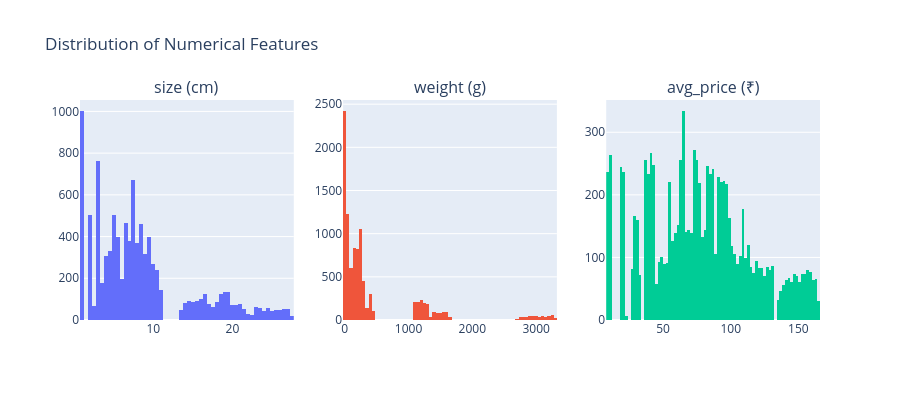
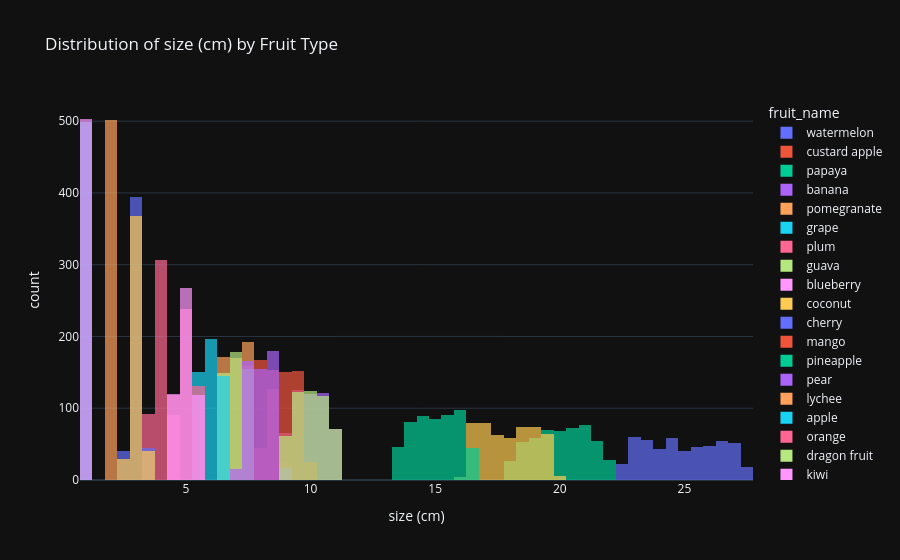
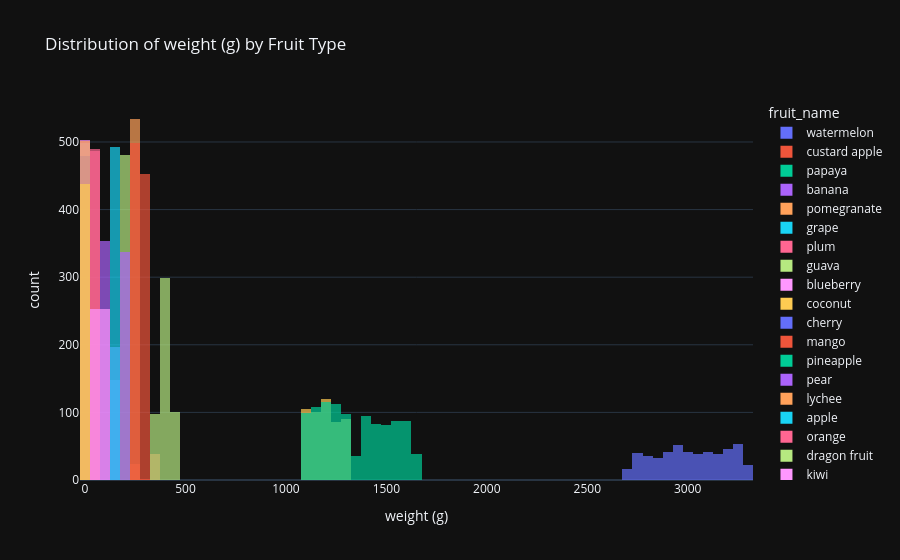
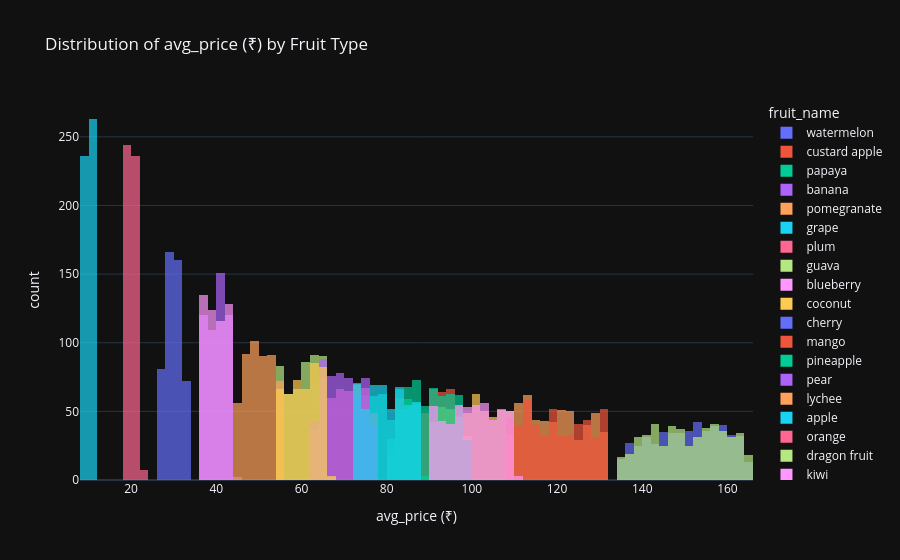

Source (notebook cell) for these figures, in order:
### Markdown cell above
## 4. Visualize Numerical Features

Create histograms for numerical features like size, weight, and price, colored by fruit name.

### Code cell
# Visualize Numerical Features
numerical_features = ['size (cm)', 'weight (g)', 'avg_price (₹)']

fig = make_subplots(rows=1, cols=3, subplot_titles=numerical_features)

for i, feature in enumerate(numerical_features):
    fig.add_trace(
        go.Histogram(x=fruit_data[feature], name=feature, showlegend=False),
        row=1, col=i+1
    )

fig.update_layout(title_text="Distribution of Numerical Features", height=400)
fig.show()

# Individual histograms colored by fruit
for feature in numerical_features:
    fig = px.histogram(fruit_data, x=feature, color='fruit_name', 
                       title=f"Distribution of {feature} by Fruit Type",
                       barmode='overlay', opacity=0.7)
    fig.show()

### Figure 1 — Plotly figure (JSON) as saved in the notebook; plotly's stock layout.template omitted (floating-point values rounded to 4 significant figures; data arrays with more than 128 entries replaced by an {"elided": "..."} marker saying what was removed)
{"data": [{"name": "size (cm)", "showlegend": false, "type": "histogram", "x": {"elided": "10000 float values"}, "xaxis": "x", "yaxis": "y"}, {"name": "weight (g)", "showlegend": false, "type": "histogram", "x": {"elided": "10000 float values"}, "xaxis": "x2", "yaxis": "y2"}, {"name": "avg_price (₹)", "showlegend": false, "type": "histogram", "x": {"elided": "10000 float values"}, "xaxis": "x3", "yaxis": "y3"}], "layout": {"annotations": [{"font": {"size": 16}, "showarrow": false, "text": "size (cm)", "x": 0.1444, "xanchor": "center", "xref": "paper", "y": 1, "yanchor": "bottom", "yref": "paper"}, {"font": {"size": 16}, "showarrow": false, "text": "weight (g)", "x": 0.5, "xanchor": "center", "xref": "paper", "y": 1, "yanchor": "bottom", "yref": "paper"}, {"font": {"size": 16}, "showarrow": false, "text": "avg_price (₹)", "x": 0.8556, "xanchor": "center", "xref": "paper", "y": 1, "yanchor": "bottom", "yref": "paper"}], "height": 400, "title": {"text": "Distribution of Numerical Features"}, "xaxis": {"anchor": "y", "domain": [0, 0.2889]}, "xaxis2": {"anchor": "y2", "domain": [0.3556, 0.6444]}, "xaxis3": {"anchor": "y3", "domain": [0.7111, 1]}, "yaxis": {"anchor": "x", "domain": [0, 1]}, "yaxis2": {"anchor": "x2", "domain": [0, 1]}, "yaxis3": {"anchor": "x3", "domain": [0, 1]}}}

### Figure 2 — Plotly figure (JSON) as saved in the notebook; plotly's stock layout.template omitted (floating-point values rounded to 4 significant figures; data arrays with more than 128 entries replaced by an {"elided": "..."} marker saying what was removed)
{"data": [{"bingroup": "x", "hovertemplate": "fruit_name=watermelon<br>size (cm)=%{x}<br>count=%{y}<extra></extra>", "legendgroup": "watermelon", "marker": {"color": "#636efa", "opacity": 0.7, "pattern": {"shape": ""}}, "name": "watermelon", "orientation": "v", "showlegend": true, "type": "histogram", "x": {"elided": "498 float values"}, "xaxis": "x", "yaxis": "y"}, {"bingroup": "x", "hovertemplate": "fruit_name=custard apple<br>size (cm)=%{x}<br>count=%{y}<extra></extra>", "legendgroup": "custard apple", "marker": {"color": "#EF553B", "opacity": 0.7, "pattern": {"shape": ""}}, "name": "custard apple", "orientation": "v", "showlegend": true, "type": "histogram", "x": {"elided": "516 float values"}, "xaxis": "x", "yaxis": "y"}, {"bingroup": "x", "hovertemplate": "fruit_name=papaya<br>size (cm)=%{x}<br>count=%{y}<extra></extra>", "legendgroup": "papaya", "marker": {"color": "#00cc96", "opacity": 0.7, "pattern": {"shape": ""}}, "name": "papaya", "orientation": "v", "showlegend": true, "type": "histogram", "x": {"elided": "509 float values"}, "xaxis": "x", "yaxis": "y"}, {"bingroup": "x", "hovertemplate": "fruit_name=banana<br>size (cm)=%{x}<br>count=%{y}<extra></extra>", "legendgroup": "banana", "marker": {"color": "#ab63fa", "opacity": 0.7, "pattern": {"shape": ""}}, "name": "banana", "orientation": "v", "showlegend": true, "type": "histogram", "x": {"elided": "502 float values"}, "xaxis": "x", "yaxis": "y"}, {"bingroup": "x", "hovertemplate": "fruit_name=pomegranate<br>size (cm)=%{x}<br>count=%{y}<extra></extra>", "legendgroup": "pomegranate", "marker": {"color": "#FFA15A", "opacity": 0.7, "pattern": {"shape": ""}}, "name": "pomegranate", "orientation": "v", "showlegend": true, "type": "histogram", "x": {"elided": "534 float values"}, "xaxis": "x", "yaxis": "y"}, {"bingroup": "x", "hovertemplate": "fruit_name=grape<br>size (cm)=%{x}<br>count=%{y}<extra></extra>", "legendgroup": "grape", "marker": {"color": "#19d3f3", "opacity": 0.7, "pattern": {"shape": ""}}, "name": "grape", "orientation": "v", "showlegend": true, "type": "histogram", "x": {"elided": "499 float values"}, "xaxis": "x", "yaxis": "y"}, {"bingroup": "x", "hovertemplate": "fruit_name=plum<br>size (cm)=%{x}<br>count=%{y}<extra></extra>", "legendgroup": "plum", "marker": {"color": "#FF6692", "opacity": 0.7, "pattern": {"shape": ""}}, "name": "plum", "orientation": "v", "showlegend": true, "type": "histogram", "x": {"elided": "489 float values"}, "xaxis": "x", "yaxis": "y"}, {"bingroup": "x", "hovertemplate": "fruit_name=guava<br>size (cm)=%{x}<br>count=%{y}<extra></extra>", "legendgroup": "guava", "marker": {"color": "#B6E880", "opacity": 0.7, "pattern": {"shape": ""}}, "name": "guava", "orientation": "v", "showlegend": true, "type": "histogram", "x": {"elided": "481 float values"}, "xaxis": "x", "yaxis": "y"}, {"bingroup": "x", "hovertemplate": "fruit_name=blueberry<br>size (cm)=%{x}<br>count=%{y}<extra></extra>", "legendgroup": "blueberry", "marker": {"color": "#FF97FF", "opacity": 0.7, "pattern": {"shape": ""}}, "name": "blueberry", "orientation": "v", "showlegend": true, "type": "histogram", "x": {"elided": "503 float values"}, "xaxis": "x", "yaxis": "y"}, {"bingroup": "x", "hovertemplate": "fruit_name=coconut<br>size (cm)=%{x}<br>count=%{y}<extra></extra>", "legendgroup": "coconut", "marker": {"color": "#FECB52", "opacity": 0.7, "pattern": {"shape": ""}}, "name": "coconut", "orientation": "v", "showlegend": true, "type": "histogram", "x": {"elided": "502 float values"}, "xaxis": "x", "yaxis": "y"}, {"bingroup": "x", "hovertemplate": "fruit_name=cherry<br>size (cm)=%{x}<br>count=%{y}<extra></extra>", "legendgroup": "cherry", "marker": {"color": "#636efa", "opacity": 0.7, "pattern": {"shape": ""}}, "name": "cherry", "orientation": "v", "showlegend": true, "type": "histogram", "x": {"elided": "479 float values"}, "xaxis": "x", "yaxis": "y"}, {"bingroup": "x", "hovertemplate": "fruit_name=mango<br>size (cm)=%{x}<br>count=%{y}<extra></extra>", "legendgroup": "mango", "marker": {"color": "#EF553B", "opacity": 0.7, "pattern": {"shape": ""}}, "name": "mango", "orientation": "v", "showlegend": true, "type": "histogram", "x": {"elided": "500 float values"}, "xaxis": "x", "yaxis": "y"}, {"bingroup": "x", "hovertemplate": "fruit_name=pineapple<br>size (cm)=%{x}<br>count=%{y}<extra></extra>", "legendgroup": "pineapple", "marker": {"color": "#00cc96", "opacity": 0.7, "pattern": {"shape": ""}}, "name": "pineapple", "orientation": "v", "showlegend": true, "type": "histogram", "x": {"elided": "533 float values"}, "xaxis": "x", "yaxis": "y"}, {"bingroup": "x", "hovertemplate": "fruit_name=pear<br>size (cm)=%{x}<br>count=%{y}<extra></extra>", "legendgroup": "pear", "marker": {"color": "#ab63fa", "opacity": 0.7, "pattern": {"shape": ""}}, "name": "pear", "orientation": "v", "showlegend": true, "type": "histogram", "x": {"elided": "534 float values"}, "xaxis": "x", "yaxis": "y"}, {"bingroup": "x", "hovertemplate": "fruit_name=lychee<br>size (cm)=%{x}<br>count=%{y}<extra></extra>", "legendgroup": "lychee", "marker": {"color": "#FFA15A", "opacity": 0.7, "pattern": {"shape": ""}}, "name": "lychee", "orientation": "v", "showlegend": true, "type": "histogram", "x": {"elided": "502 float values"}, "xaxis": "x", "yaxis": "y"}, {"bingroup": "x", "hovertemplate": "fruit_name=apple<br>size (cm)=%{x}<br>count=%{y}<extra></extra>", "legendgroup": "apple", "marker": {"color": "#19d3f3", "opacity": 0.7, "pattern": {"shape": ""}}, "name": "apple", "orientation": "v", "showlegend": true, "type": "histogram", "x": {"elided": "492 float values"}, "xaxis": "x", "yaxis": "y"}, {"bingroup": "x", "hovertemplate": "fruit_name=orange<br>size (cm)=%{x}<br>count=%{y}<extra></extra>", "legendgroup": "orange", "marker": {"color": "#FF6692", "opacity": 0.7, "pattern": {"shape": ""}}, "name": "orange", "orientation": "v", "showlegend": true, "type": "histogram", "x": {"elided": "487 float values"}, "xaxis": "x", "yaxis": "y"}, {"bingroup": "x", "hovertemplate": "fruit_name=dragon fruit<br>size (cm)=%{x}<br>count=%{y}<extra></extra>", "legendgroup": "dragon fruit", "marker": {"color": "#B6E880", "opacity": 0.7, "pattern": {"shape": ""}}, "name": "dragon fruit", "orientation": "v", "showlegend": true, "type": "histogram", "x": {"elided": "496 float values"}, "xaxis": "x", "yaxis": "y"}, {"bingroup": "x", "hovertemplate": "fruit_name=kiwi<br>size (cm)=%{x}<br>count=%{y}<extra></extra>", "legendgroup": "kiwi", "marker": {"color": "#FF97FF", "opacity": 0.7, "pattern": {"shape": ""}}, "name": "kiwi", "orientation": "v", "showlegend": true, "type": "histogram", "x": {"elided": "506 float values"}, "xaxis": "x", "yaxis": "y"}, {"bingroup": "x", "hovertemplate": "fruit_name=strawberry<br>size (cm)=%{x}<br>count=%{y}<extra></extra>", "legendgroup": "strawberry", "marker": {"color": "#FECB52", "opacity": 0.7, "pattern": {"shape": ""}}, "name": "strawberry", "orientation": "v", "showlegend": true, "type": "histogram", "x": {"elided": "438 float values"}, "xaxis": "x", "yaxis": "y"}], "layout": {"barmode": "overlay", "legend": {"title": {"text": "fruit_name"}, "tracegroupgap": 0}, "title": {"text": "Distribution of size (cm) by Fruit Type"}, "xaxis": {"anchor": "y", "domain": [0, 1], "title": {"text": "size (cm)"}}, "yaxis": {"anchor": "x", "domain": [0, 1], "title": {"text": "count"}}}}

### Figure 3 — Plotly figure (JSON) as saved in the notebook; plotly's stock layout.template omitted (floating-point values rounded to 4 significant figures; data arrays with more than 128 entries replaced by an {"elided": "..."} marker saying what was removed)
{"data": [{"bingroup": "x", "hovertemplate": "fruit_name=watermelon<br>weight (g)=%{x}<br>count=%{y}<extra></extra>", "legendgroup": "watermelon", "marker": {"color": "#636efa", "opacity": 0.7, "pattern": {"shape": ""}}, "name": "watermelon", "orientation": "v", "showlegend": true, "type": "histogram", "x": {"elided": "498 float values"}, "xaxis": "x", "yaxis": "y"}, {"bingroup": "x", "hovertemplate": "fruit_name=custard apple<br>weight (g)=%{x}<br>count=%{y}<extra></extra>", "legendgroup": "custard apple", "marker": {"color": "#EF553B", "opacity": 0.7, "pattern": {"shape": ""}}, "name": "custard apple", "orientation": "v", "showlegend": true, "type": "histogram", "x": {"elided": "516 float values"}, "xaxis": "x", "yaxis": "y"}, {"bingroup": "x", "hovertemplate": "fruit_name=papaya<br>weight (g)=%{x}<br>count=%{y}<extra></extra>", "legendgroup": "papaya", "marker": {"color": "#00cc96", "opacity": 0.7, "pattern": {"shape": ""}}, "name": "papaya", "orientation": "v", "showlegend": true, "type": "histogram", "x": {"elided": "509 float values"}, "xaxis": "x", "yaxis": "y"}, {"bingroup": "x", "hovertemplate": "fruit_name=banana<br>weight (g)=%{x}<br>count=%{y}<extra></extra>", "legendgroup": "banana", "marker": {"color": "#ab63fa", "opacity": 0.7, "pattern": {"shape": ""}}, "name": "banana", "orientation": "v", "showlegend": true, "type": "histogram", "x": {"elided": "502 float values"}, "xaxis": "x", "yaxis": "y"}, {"bingroup": "x", "hovertemplate": "fruit_name=pomegranate<br>weight (g)=%{x}<br>count=%{y}<extra></extra>", "legendgroup": "pomegranate", "marker": {"color": "#FFA15A", "opacity": 0.7, "pattern": {"shape": ""}}, "name": "pomegranate", "orientation": "v", "showlegend": true, "type": "histogram", "x": {"elided": "534 float values"}, "xaxis": "x", "yaxis": "y"}, {"bingroup": "x", "hovertemplate": "fruit_name=grape<br>weight (g)=%{x}<br>count=%{y}<extra></extra>", "legendgroup": "grape", "marker": {"color": "#19d3f3", "opacity": 0.7, "pattern": {"shape": ""}}, "name": "grape", "orientation": "v", "showlegend": true, "type": "histogram", "x": {"elided": "499 float values"}, "xaxis": "x", "yaxis": "y"}, {"bingroup": "x", "hovertemplate": "fruit_name=plum<br>weight (g)=%{x}<br>count=%{y}<extra></extra>", "legendgroup": "plum", "marker": {"color": "#FF6692", "opacity": 0.7, "pattern": {"shape": ""}}, "name": "plum", "orientation": "v", "showlegend": true, "type": "histogram", "x": {"elided": "489 float values"}, "xaxis": "x", "yaxis": "y"}, {"bingroup": "x", "hovertemplate": "fruit_name=guava<br>weight (g)=%{x}<br>count=%{y}<extra></extra>", "legendgroup": "guava", "marker": {"color": "#B6E880", "opacity": 0.7, "pattern": {"shape": ""}}, "name": "guava", "orientation": "v", "showlegend": true, "type": "histogram", "x": {"elided": "481 float values"}, "xaxis": "x", "yaxis": "y"}, {"bingroup": "x", "hovertemplate": "fruit_name=blueberry<br>weight (g)=%{x}<br>count=%{y}<extra></extra>", "legendgroup": "blueberry", "marker": {"color": "#FF97FF", "opacity": 0.7, "pattern": {"shape": ""}}, "name": "blueberry", "orientation": "v", "showlegend": true, "type": "histogram", "x": {"elided": "503 float values"}, "xaxis": "x", "yaxis": "y"}, {"bingroup": "x", "hovertemplate": "fruit_name=coconut<br>weight (g)=%{x}<br>count=%{y}<extra></extra>", "legendgroup": "coconut", "marker": {"color": "#FECB52", "opacity": 0.7, "pattern": {"shape": ""}}, "name": "coconut", "orientation": "v", "showlegend": true, "type": "histogram", "x": {"elided": "502 float values"}, "xaxis": "x", "yaxis": "y"}, {"bingroup": "x", "hovertemplate": "fruit_name=cherry<br>weight (g)=%{x}<br>count=%{y}<extra></extra>", "legendgroup": "cherry", "marker": {"color": "#636efa", "opacity": 0.7, "pattern": {"shape": ""}}, "name": "cherry", "orientation": "v", "showlegend": true, "type": "histogram", "x": {"elided": "479 float values"}, "xaxis": "x", "yaxis": "y"}, {"bingroup": "x", "hovertemplate": "fruit_name=mango<br>weight (g)=%{x}<br>count=%{y}<extra></extra>", "legendgroup": "mango", "marker": {"color": "#EF553B", "opacity": 0.7, "pattern": {"shape": ""}}, "name": "mango", "orientation": "v", "showlegend": true, "type": "histogram", "x": {"elided": "500 float values"}, "xaxis": "x", "yaxis": "y"}, {"bingroup": "x", "hovertemplate": "fruit_name=pineapple<br>weight (g)=%{x}<br>count=%{y}<extra></extra>", "legendgroup": "pineapple", "marker": {"color": "#00cc96", "opacity": 0.7, "pattern": {"shape": ""}}, "name": "pineapple", "orientation": "v", "showlegend": true, "type": "histogram", "x": {"elided": "533 float values"}, "xaxis": "x", "yaxis": "y"}, {"bingroup": "x", "hovertemplate": "fruit_name=pear<br>weight (g)=%{x}<br>count=%{y}<extra></extra>", "legendgroup": "pear", "marker": {"color": "#ab63fa", "opacity": 0.7, "pattern": {"shape": ""}}, "name": "pear", "orientation": "v", "showlegend": true, "type": "histogram", "x": {"elided": "534 float values"}, "xaxis": "x", "yaxis": "y"}, {"bingroup": "x", "hovertemplate": "fruit_name=lychee<br>weight (g)=%{x}<br>count=%{y}<extra></extra>", "legendgroup": "lychee", "marker": {"color": "#FFA15A", "opacity": 0.7, "pattern": {"shape": ""}}, "name": "lychee", "orientation": "v", "showlegend": true, "type": "histogram", "x": {"elided": "502 float values"}, "xaxis": "x", "yaxis": "y"}, {"bingroup": "x", "hovertemplate": "fruit_name=apple<br>weight (g)=%{x}<br>count=%{y}<extra></extra>", "legendgroup": "apple", "marker": {"color": "#19d3f3", "opacity": 0.7, "pattern": {"shape": ""}}, "name": "apple", "orientation": "v", "showlegend": true, "type": "histogram", "x": {"elided": "492 float values"}, "xaxis": "x", "yaxis": "y"}, {"bingroup": "x", "hovertemplate": "fruit_name=orange<br>weight (g)=%{x}<br>count=%{y}<extra></extra>", "legendgroup": "orange", "marker": {"color": "#FF6692", "opacity": 0.7, "pattern": {"shape": ""}}, "name": "orange", "orientation": "v", "showlegend": true, "type": "histogram", "x": {"elided": "487 float values"}, "xaxis": "x", "yaxis": "y"}, {"bingroup": "x", "hovertemplate": "fruit_name=dragon fruit<br>weight (g)=%{x}<br>count=%{y}<extra></extra>", "legendgroup": "dragon fruit", "marker": {"color": "#B6E880", "opacity": 0.7, "pattern": {"shape": ""}}, "name": "dragon fruit", "orientation": "v", "showlegend": true, "type": "histogram", "x": {"elided": "496 float values"}, "xaxis": "x", "yaxis": "y"}, {"bingroup": "x", "hovertemplate": "fruit_name=kiwi<br>weight (g)=%{x}<br>count=%{y}<extra></extra>", "legendgroup": "kiwi", "marker": {"color": "#FF97FF", "opacity": 0.7, "pattern": {"shape": ""}}, "name": "kiwi", "orientation": "v", "showlegend": true, "type": "histogram", "x": {"elided": "506 float values"}, "xaxis": "x", "yaxis": "y"}, {"bingroup": "x", "hovertemplate": "fruit_name=strawberry<br>weight (g)=%{x}<br>count=%{y}<extra></extra>", "legendgroup": "strawberry", "marker": {"color": "#FECB52", "opacity": 0.7, "pattern": {"shape": ""}}, "name": "strawberry", "orientation": "v", "showlegend": true, "type": "histogram", "x": {"elided": "438 float values"}, "xaxis": "x", "yaxis": "y"}], "layout": {"barmode": "overlay", "legend": {"title": {"text": "fruit_name"}, "tracegroupgap": 0}, "title": {"text": "Distribution of weight (g) by Fruit Type"}, "xaxis": {"anchor": "y", "domain": [0, 1], "title": {"text": "weight (g)"}}, "yaxis": {"anchor": "x", "domain": [0, 1], "title": {"text": "count"}}}}

### Figure 4 — Plotly figure (JSON) as saved in the notebook; plotly's stock layout.template omitted (floating-point values rounded to 4 significant figures; data arrays with more than 128 entries replaced by an {"elided": "..."} marker saying what was removed)
{"data": [{"bingroup": "x", "hovertemplate": "fruit_name=watermelon<br>avg_price (₹)=%{x}<br>count=%{y}<extra></extra>", "legendgroup": "watermelon", "marker": {"color": "#636efa", "opacity": 0.7, "pattern": {"shape": ""}}, "name": "watermelon", "orientation": "v", "showlegend": true, "type": "histogram", "x": {"elided": "498 float values"}, "xaxis": "x", "yaxis": "y"}, {"bingroup": "x", "hovertemplate": "fruit_name=custard apple<br>avg_price (₹)=%{x}<br>count=%{y}<extra></extra>", "legendgroup": "custard apple", "marker": {"color": "#EF553B", "opacity": 0.7, "pattern": {"shape": ""}}, "name": "custard apple", "orientation": "v", "showlegend": true, "type": "histogram", "x": {"elided": "516 float values"}, "xaxis": "x", "yaxis": "y"}, {"bingroup": "x", "hovertemplate": "fruit_name=papaya<br>avg_price (₹)=%{x}<br>count=%{y}<extra></extra>", "legendgroup": "papaya", "marker": {"color": "#00cc96", "opacity": 0.7, "pattern": {"shape": ""}}, "name": "papaya", "orientation": "v", "showlegend": true, "type": "histogram", "x": {"elided": "509 float values"}, "xaxis": "x", "yaxis": "y"}, {"bingroup": "x", "hovertemplate": "fruit_name=banana<br>avg_price (₹)=%{x}<br>count=%{y}<extra></extra>", "legendgroup": "banana", "marker": {"color": "#ab63fa", "opacity": 0.7, "pattern": {"shape": ""}}, "name": "banana", "orientation": "v", "showlegend": true, "type": "histogram", "x": {"elided": "502 float values"}, "xaxis": "x", "yaxis": "y"}, {"bingroup": "x", "hovertemplate": "fruit_name=pomegranate<br>avg_price (₹)=%{x}<br>count=%{y}<extra></extra>", "legendgroup": "pomegranate", "marker": {"color": "#FFA15A", "opacity": 0.7, "pattern": {"shape": ""}}, "name": "pomegranate", "orientation": "v", "showlegend": true, "type": "histogram", "x": {"elided": "534 float values"}, "xaxis": "x", "yaxis": "y"}, {"bingroup": "x", "hovertemplate": "fruit_name=grape<br>avg_price (₹)=%{x}<br>count=%{y}<extra></extra>", "legendgroup": "grape", "marker": {"color": "#19d3f3", "opacity": 0.7, "pattern": {"shape": ""}}, "name": "grape", "orientation": "v", "showlegend": true, "type": "histogram", "x": {"elided": "499 float values"}, "xaxis": "x", "yaxis": "y"}, {"bingroup": "x", "hovertemplate": "fruit_name=plum<br>avg_price (₹)=%{x}<br>count=%{y}<extra></extra>", "legendgroup": "plum", "marker": {"color": "#FF6692", "opacity": 0.7, "pattern": {"shape": ""}}, "name": "plum", "orientation": "v", "showlegend": true, "type": "histogram", "x": {"elided": "489 float values"}, "xaxis": "x", "yaxis": "y"}, {"bingroup": "x", "hovertemplate": "fruit_name=guava<br>avg_price (₹)=%{x}<br>count=%{y}<extra></extra>", "legendgroup": "guava", "marker": {"color": "#B6E880", "opacity": 0.7, "pattern": {"shape": ""}}, "name": "guava", "orientation": "v", "showlegend": true, "type": "histogram", "x": {"elided": "481 float values"}, "xaxis": "x", "yaxis": "y"}, {"bingroup": "x", "hovertemplate": "fruit_name=blueberry<br>avg_price (₹)=%{x}<br>count=%{y}<extra></extra>", "legendgroup": "blueberry", "marker": {"color": "#FF97FF", "opacity": 0.7, "pattern": {"shape": ""}}, "name": "blueberry", "orientation": "v", "showlegend": true, "type": "histogram", "x": {"elided": "503 float values"}, "xaxis": "x", "yaxis": "y"}, {"bingroup": "x", "hovertemplate": "fruit_name=coconut<br>avg_price (₹)=%{x}<br>count=%{y}<extra></extra>", "legendgroup": "coconut", "marker": {"color": "#FECB52", "opacity": 0.7, "pattern": {"shape": ""}}, "name": "coconut", "orientation": "v", "showlegend": true, "type": "histogram", "x": {"elided": "502 float values"}, "xaxis": "x", "yaxis": "y"}, {"bingroup": "x", "hovertemplate": "fruit_name=cherry<br>avg_price (₹)=%{x}<br>count=%{y}<extra></extra>", "legendgroup": "cherry", "marker": {"color": "#636efa", "opacity": 0.7, "pattern": {"shape": ""}}, "name": "cherry", "orientation": "v", "showlegend": true, "type": "histogram", "x": {"elided": "479 float values"}, "xaxis": "x", "yaxis": "y"}, {"bingroup": "x", "hovertemplate": "fruit_name=mango<br>avg_price (₹)=%{x}<br>count=%{y}<extra></extra>", "legendgroup": "mango", "marker": {"color": "#EF553B", "opacity": 0.7, "pattern": {"shape": ""}}, "name": "mango", "orientation": "v", "showlegend": true, "type": "histogram", "x": {"elided": "500 float values"}, "xaxis": "x", "yaxis": "y"}, {"bingroup": "x", "hovertemplate": "fruit_name=pineapple<br>avg_price (₹)=%{x}<br>count=%{y}<extra></extra>", "legendgroup": "pineapple", "marker": {"color": "#00cc96", "opacity": 0.7, "pattern": {"shape": ""}}, "name": "pineapple", "orientation": "v", "showlegend": true, "type": "histogram", "x": {"elided": "533 float values"}, "xaxis": "x", "yaxis": "y"}, {"bingroup": "x", "hovertemplate": "fruit_name=pear<br>avg_price (₹)=%{x}<br>count=%{y}<extra></extra>", "legendgroup": "pear", "marker": {"color": "#ab63fa", "opacity": 0.7, "pattern": {"shape": ""}}, "name": "pear", "orientation": "v", "showlegend": true, "type": "histogram", "x": {"elided": "534 float values"}, "xaxis": "x", "yaxis": "y"}, {"bingroup": "x", "hovertemplate": "fruit_name=lychee<br>avg_price (₹)=%{x}<br>count=%{y}<extra></extra>", "legendgroup": "lychee", "marker": {"color": "#FFA15A", "opacity": 0.7, "pattern": {"shape": ""}}, "name": "lychee", "orientation": "v", "showlegend": true, "type": "histogram", "x": {"elided": "502 float values"}, "xaxis": "x", "yaxis": "y"}, {"bingroup": "x", "hovertemplate": "fruit_name=apple<br>avg_price (₹)=%{x}<br>count=%{y}<extra></extra>", "legendgroup": "apple", "marker": {"color": "#19d3f3", "opacity": 0.7, "pattern": {"shape": ""}}, "name": "apple", "orientation": "v", "showlegend": true, "type": "histogram", "x": {"elided": "492 float values"}, "xaxis": "x", "yaxis": "y"}, {"bingroup": "x", "hovertemplate": "fruit_name=orange<br>avg_price (₹)=%{x}<br>count=%{y}<extra></extra>", "legendgroup": "orange", "marker": {"color": "#FF6692", "opacity": 0.7, "pattern": {"shape": ""}}, "name": "orange", "orientation": "v", "showlegend": true, "type": "histogram", "x": {"elided": "487 float values"}, "xaxis": "x", "yaxis": "y"}, {"bingroup": "x", "hovertemplate": "fruit_name=dragon fruit<br>avg_price (₹)=%{x}<br>count=%{y}<extra></extra>", "legendgroup": "dragon fruit", "marker": {"color": "#B6E880", "opacity": 0.7, "pattern": {"shape": ""}}, "name": "dragon fruit", "orientation": "v", "showlegend": true, "type": "histogram", "x": {"elided": "496 float values"}, "xaxis": "x", "yaxis": "y"}, {"bingroup": "x", "hovertemplate": "fruit_name=kiwi<br>avg_price (₹)=%{x}<br>count=%{y}<extra></extra>", "legendgroup": "kiwi", "marker": {"color": "#FF97FF", "opacity": 0.7, "pattern": {"shape": ""}}, "name": "kiwi", "orientation": "v", "showlegend": true, "type": "histogram", "x": {"elided": "506 float values"}, "xaxis": "x", "yaxis": "y"}, {"bingroup": "x", "hovertemplate": "fruit_name=strawberry<br>avg_price (₹)=%{x}<br>count=%{y}<extra></extra>", "legendgroup": "strawberry", "marker": {"color": "#FECB52", "opacity": 0.7, "pattern": {"shape": ""}}, "name": "strawberry", "orientation": "v", "showlegend": true, "type": "histogram", "x": {"elided": "438 float values"}, "xaxis": "x", "yaxis": "y"}], "layout": {"barmode": "overlay", "legend": {"title": {"text": "fruit_name"}, "tracegroupgap": 0}, "title": {"text": "Distribution of avg_price (₹) by Fruit Type"}, "xaxis": {"anchor": "y", "domain": [0, 1], "title": {"text": "avg_price (₹)"}}, "yaxis": {"anchor": "x", "domain": [0, 1], "title": {"text": "count"}}}}
